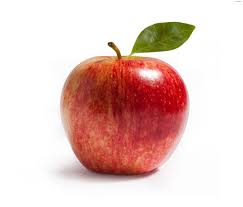
//> input picture test.jpg, 243 x 207 px
$ ./main ../test.jpg   (built with g++ and OpenCV 4)
//> lines starting //> are read from the running program, lines starting //| are printed output that depends on the picture
#include <iostream>
#include <opencv2/opencv.hpp>
#include <opencv2/imgproc.hpp>

using namespace cv;
using namespace std;

int main(int argc, char* argv[]) {

    Mat src, src_gray,  dst;
    int kernel_size = 3;
    int scale = 1;
    int delta = 0;
    int ddepth = CV_16S;
    const char* window_name = "Laplace Demo";

    src = imread(argv[1]);
//> src is the input picture: 207 rows x 243 cols, CV_8UC3; mean B, G, R 196.7, 202, 230.7
    if(src.empty()) {
        return -1;
    }

    GaussianBlur(src, src, Size(3,3), 0, 0, BORDER_DEFAULT);

    cvtColor(src, src_gray, COLOR_RGB2GRAY);
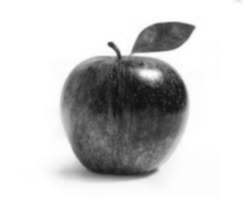
//> src_gray: 207 rows x 243 cols, CV_8UC1; min 16, max 255, mean 203.7

    namedWindow(window_name, WINDOW_AUTOSIZE);

    Mat abs_dst;

    Laplacian(src_gray, dst, ddepth, kernel_size, scale, delta, BORDER_DEFAULT);
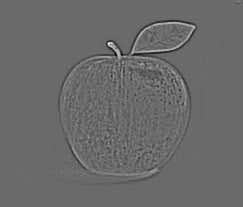
//> dst: 207 rows x 243 cols, CV_16SC1; min -274, max 382, mean 0; drawn with min black and max white
    convertScaleAbs(dst, abs_dst);
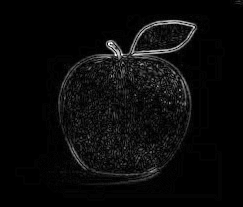
//> abs_dst: 207 rows x 243 cols, CV_8UC1; min 0, max 255, mean 10.2

    imshow(window_name, abs_dst);

    waitKey(0);
    return 0;
}
